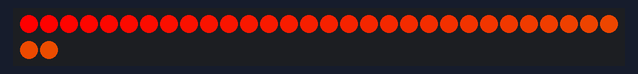
Bench run of a sketch on a simulated Arduino Uno, built with avr-gcc and run on an emulated ATmega328P. Parts: 32 RGB LEDs in strip order, left to right, continuing on the next row.

Above: at 0.02 s.
At 5.11 s:
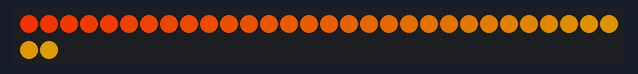
At 9.96 s:
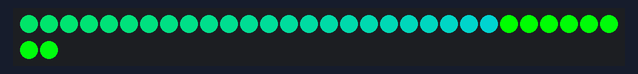
At 19.9 s:
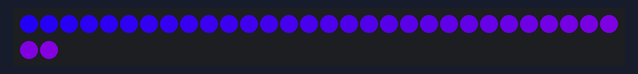
At 29.84 s:
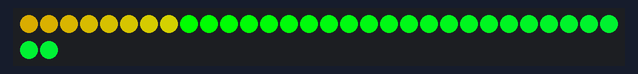
At 39.89 s:
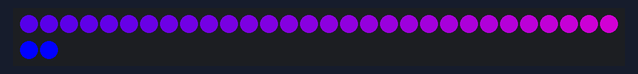

The sketch:

strandtest.ino
```cpp
#include "LPD8806.h"
#include "SPI.h"

// Example to control LPD8806-based RGB LED Modules in a strip

/*****************************************************************************/

// Number of RGB LEDs in strand:
int nLEDs = 32;

// Chose 2 pins for output; can be any valid output pins:
int dataPin  = 2;
int clockPin = 3;

// First parameter is the number of LEDs in the strand.  The LED strips
// are 32 LEDs per meter but you can extend or cut the strip.  Next two
// parameters are SPI data and clock pins:
LPD8806 strip = LPD8806(nLEDs, dataPin, clockPin);

// You can optionally use hardware SPI for faster writes, just leave out
// the data and clock pin parameters.  But this does limit use to very
// specific pins on the Arduino.  For "classic" Arduinos (Uno, Duemilanove,
// etc.), data = pin 11, clock = pin 13.  For Arduino Mega, data = pin 51,
// clock = pin 52.  For 32u4 Breakout Board+ and Teensy, data = pin B2,
// clock = pin B1.  For Leonardo, this can ONLY be done on the ICSP pins.
//LPD8806 strip = LPD8806(nLEDs);

void setup() {
  // Start up the LED strip
  strip.begin();

  // Update the strip, to start they are all 'off'
  strip.show();
}


void loop() {

  /*
  // Send a simple pixel chase in...
  colorChase(strip.Color(127, 127, 127), 50); // White
  colorChase(strip.Color(127,   0,   0), 50); // Red
  colorChase(strip.Color(127, 127,   0), 50); // Yellow
  colorChase(strip.Color(  0, 127,   0), 50); // Green
  colorChase(strip.Color(  0, 127, 127), 50); // Cyan
  colorChase(strip.Color(  0,   0, 127), 50); // Blue
  colorChase(strip.Color(127,   0, 127), 50); // Violet

  // Fill the entire strip with...
  colorWipe(strip.Color(127,   0,   0), 50);  // Red
  colorWipe(strip.Color(  0, 127,   0), 50);  // Green
  colorWipe(strip.Color(  0,   0, 127), 50);  // Blue

*/

  rainbow(50);
//  rainbowCycle(0);  // make it go through the cycle fairly fast
}

void rainbow(uint8_t wait) {
  int i, j;

  for (j=0; j < 384; j++) {     // 3 cycles of all 384 colors in the wheel
    for (i=0; i < strip.numPixels(); i++) {
      strip.setPixelColor(i, Wheel( (i + j) % 384));
    }
    strip.show();   // write all the pixels out
    delay(wait);
  }
}
/*
// Slightly different, this one makes the rainbow wheel equally distributed
// along the chain
void rainbowCycle(uint8_t wait) {
  uint16_t i, j;

  for (j=0; j < 384 * 5; j++) {     // 5 cycles of all 384 colors in the wheel
    for (i=0; i < strip.numPixels(); i++) {
      // tricky math! we use each pixel as a fraction of the full 384-color wheel
      // (thats the i / strip.numPixels() part)
      // Then add in j which makes the colors go around per pixel
      // the % 384 is to make the wheel cycle around
      strip.setPixelColor(i, Wheel( ((i * 384 / strip.numPixels()) + j) % 384) );
    }
    strip.show();   // write all the pixels out
    delay(wait);
  }
}

// Fill the dots progressively along the strip.
void colorWipe(uint32_t c, uint8_t wait) {
  int i;

  for (i=0; i < strip.numPixels(); i++) {
      strip.setPixelColor(i, c);
      strip.show();
      delay(wait);
  }
}

// Chase one dot down the full strip.
void colorChase(uint32_t c, uint8_t wait) {
  int i;

  // Start by turning all pixels off:
  for(i=0; i<strip.numPixels(); i++) strip.setPixelColor(i, 0);

  // Then display one pixel at a time:
  for(i=0; i<strip.numPixels(); i++) {
    strip.setPixelColor(i, c); // Set new pixel 'on'
    strip.show();              // Refresh LED states
    strip.setPixelColor(i, 0); // Erase pixel, but don't refresh!
    delay(wait);
  }

  strip.show(); // Refresh to turn off last pixel
}

/* Helper functions */

//Input a value 0 to 384 to get a color value.
//The colours are a transition r - g -b - back to r

uint32_t Wheel(uint16_t WheelPos)
{
  byte r, g, b;
  switch(WheelPos / 128)
  {
    case 0:
      r = 127 - WheelPos % 64;   //Red down
      g = WheelPos % 64;      // Green up
      b = 0;                  //blue off
      break;
    case 1:
      g = 127 - WheelPos % 64;  //green down
      b = WheelPos % 64;      //blue up
      r = 0;                  //red off
      break;
    case 2:
      b = 127 - WheelPos % 64;  //blue down
      r = WheelPos % 64;      //red up
      g = 0;                  //green off
      break;
  }
  return(strip.Color(r,g,b));
}
```
